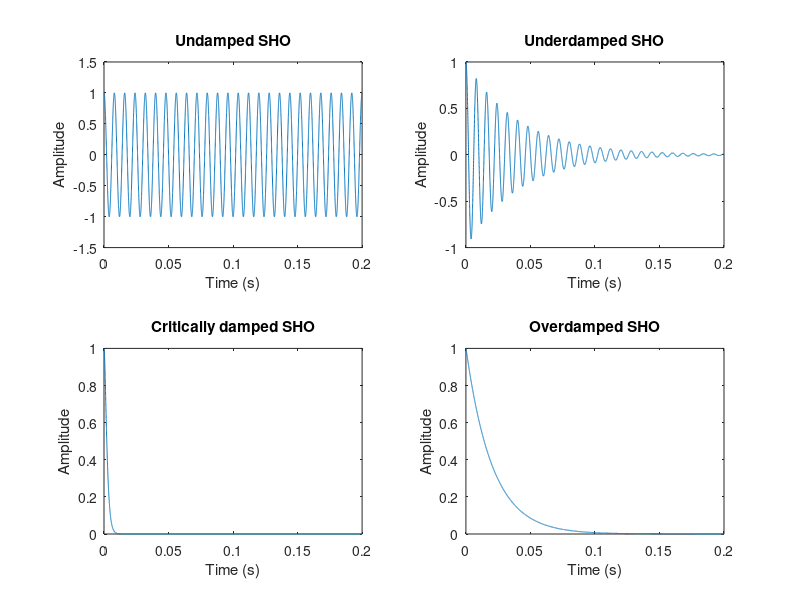

Reproduce this figure in MATLAB.
clear all 
close all 

%% Preamble and set variables and error check

% For this assignment we need to work out values of alpha for different
% kinds of damping. Underdamping is when alpha<2w0, overdamping is when
% alpha > 2w0 and critical damping is when alpha = 2w0. I worked this out
% from the differential equation by solving the corresponding characterstic
% equation and observing for which values of alpha there will be sinusoidal
% motion or not. (from the sign of the alpha^2 - 4w0^2 in the square root).

f0 = 125; % set value of frequency for solution's oscillation given in the assignment.   
if f0 ~= 125
    error('Error: Assignment says f0 = 125');
end 
w0 =f0*2*pi; % Turn into angular frequency

Fs = 44100; % set sample rate and apply an error
if Fs <= 22050
    error('Error: sample rate must be above 22050');
end 

if Fs < 22050
    error('Error: sample rate must be above 22050');
end 

T = 1/Fs;

ts = 0.2; % Set value of ts given in assignment. 
if ts ~= 0.2
    error('Error: Assignment says ts must be 0.2');
end 

M = ts*Fs; % Set duration in terms of samples

f=0:T:M/Fs-1/Fs; % set a time axis for the graphs 

%%  Underdamped: we have that alpha < 2w0

% Define initial conditions to work out first and second terms in FD method
x_u(1) = 1;
v_u1 = 0.5;
x_u(2) =  T*v_u1 + x_u(1);

% Choose an alpha value that is less than 2*w0.

alpha_u = w0/16;
if alpha_u >= 2*w0
    error('Error: alpha_u must be less than 2*w0 for underdamping');
end 

% Work out Inv so there are no divisions in the for loop
Inv_u = 1/(1+(alpha_u*T)/2);

% For loop with damping involved. I just rearranged the equation in the
% assignment.

for n = 3:M
    x_u(n) = ((2 - w0^2*T^2)*x_u(n-1) + (alpha_u*T/2 - 1)*x_u(n-2))*Inv_u;
end 
x_u = x_u/max(abs(x_u));

%% Critically damped: we have that alpha = 2w0;

% Define initial conditions to work out first and second terms in FD method
x_c(1) = 1;
v_c1 = 0.5;
x_c(2) =  T*v_c1 + x_c(1);

% Choose the value of alpha that will lead to critical damping. (alpha =
% 2*w0).

alpha_c = 2*w0;

% Error check tomake sure alpha_c is correct.
if alpha_c ~= 2*w0
    error('Error: alpha_c must be equal to 2*w0');
end 

% Work out Inv so there are no divisions in the for loop
Inv_c = 1/(1+(alpha_c*T)/2);

% For loop with damping involved. I just rearranged the equation in the
% assignment.
for n = 3:M
    x_c(n) = ((2 - w0^2*T^2)*x_c(n-1) + (alpha_c*T/2 - 1)*x_c(n-2))*Inv_c;
end 
x_c = x_c/max(abs(x_c));

%% overdamped

% Set initial conditions
x_o(1) = 1;
v_o1 = 0.5;
x_o(2) =  T*v_o1 + x_o(1);

% Choose an alpha value that is greater than 2*w0
alpha_o = 16*w0;

if alpha_o <= 2*w0
    error('Error: alpha_u must be greater than 2*w0 for overdamping');
end 

Inv_o = 1/(1+(alpha_o*T)/2); % set inverse for no divisions

% For loop with damping involved. I just rearranged the equation in the
% assignment.
for n = 3:M
    x_o(n) = ((2 - w0^2*T^2)*x_o(n-1) + (alpha_o*T/2 - 1)*x_o(n-2))*Inv_o;
end 
x_o = x_o/max(abs(x_o));

%% Undamped

% This is just the same as in question 1. 
x(1) = 1;
v1 = 0.5;
x(2) =  T*v1 + x(1);

for k = 3:M
    x(k) = (2 - w0^2*T^2)*x(k-1)-x(k-2);
end 

%% Plot
% Plot all graphs in a subplot
subplot(2,2,2);
plot(f,x_u); xlabel('Time (s)'); ylabel('Amplitude'); title('Underdamped SHO');
subplot(2,2,3);
plot(f,x_c); xlabel('Time (s)'); ylabel('Amplitude'); title('Critically damped SHO');
subplot(2,2,4);
plot(f,x_o); xlabel('Time (s)'); ylabel('Amplitude'); title('Overdamped SHO');
subplot(2,2,1);
plot(f,x); xlabel('Time (s)'); ylabel('Amplitude'); title('Undamped SHO');






